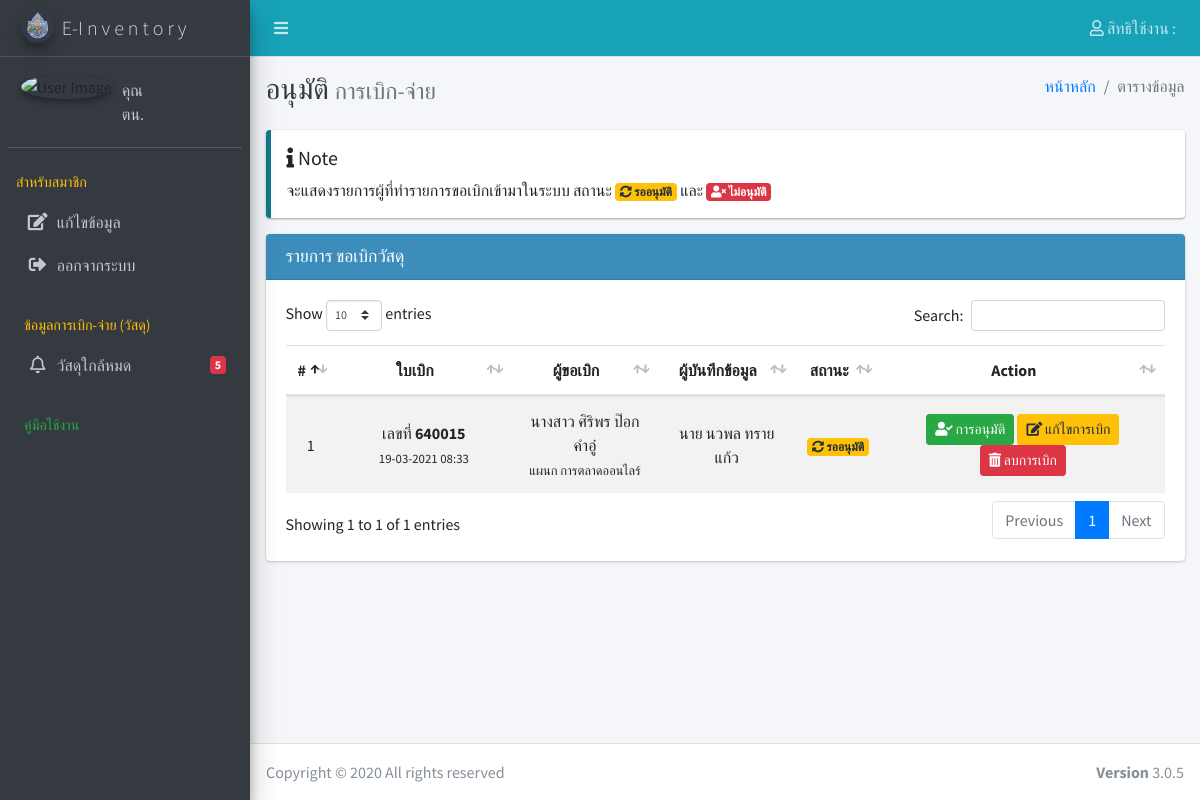
Screenshot of /index.php/material_approve with the database file from the repository.
### tables this page shows
CREATE TABLE `tbl_setting` (
  `set_id` int(5) NOT NULL,
  `set_name` varchar(30) NOT NULL,
  `set_title` varchar(50) NOT NULL,
  `set_title_logo` varchar(100) NOT NULL,
  `set_navbar_color` varchar(10) NOT NULL,
  `set_sidebar_color` varchar(10) NOT NULL,
  `set_footer` varchar(100) NOT NULL
);

CREATE TABLE `tbl_material_req` (
  `mat_req_id` varchar(10) NOT NULL,
  `mem_req_id` int(5) NOT NULL COMMENT 'id ผู้เบิก',
  `mem_save_id` int(5) NOT NULL COMMENT 'id ผู้ทำรายการหรือผู้บันทึก',
  `mem_approve_id` int(5) NOT NULL COMMENT 'id ผู้อนุมัติ',
  `mat_req_statas` int(1) NOT NULL,
  `mat_req_remark` text NOT NULL,
  `mat_req_date` timestamp NOT NULL DEFAULT current_timestamp(),
  `mat_req_approve_date` varchar(50) NOT NULL COMMENT 'วันที่อนุมัติ'
);

CREATE TABLE `tbl_material_detail` (
  `mat_det_id` int(10) NOT NULL,
  `mat_req_id` int(10) NOT NULL COMMENT 'รหัสตารางขอเบิก',
  `mat_reg_id` int(10) NOT NULL COMMENT 'รหัสตารางทะเบียนวัสดุ',
  `qty` int(3) NOT NULL COMMENT 'จำนวนวัสดุ'
);

CREATE TABLE `tbl_member` (
  `mem_id` int(5) NOT NULL,
  `lev_id` int(5) NOT NULL COMMENT 'ID ref สิทธิ์ใช้งาน',
  `member_gov` varchar(100) NOT NULL COMMENT 'ชื่อหน่วยงาน',
  `member_dep` varchar(50) NOT NULL COMMENT 'แผนก',
  `member_position` varchar(50) NOT NULL COMMENT 'ตำแหน่ง',
  `mem_code` int(10) NOT NULL COMMENT 'รหัสพนักงาน',
  `mem_sex` varchar(10) NOT NULL,
  `mem_fname` varchar(50) NOT NULL,
  `mem_lname` varchar(50) NOT NULL,
  `mem_username` varchar(10) NOT NULL,
  `mem_password` varchar(100) NOT NULL,
  `mem_tel` varchar(11) NOT NULL,
  `mem_email` varchar(50) NOT NULL,
  `mem_img` varchar(50) NOT NULL,
  `mem_date_save` timestamp NOT NULL DEFAULT current_timestamp() ON UPDATE current_timestamp()
);

### application/controllers/Material_approve.php (called while the page is built, shortened)
<?php
class Material_approve extends CI_Controller {
	public function __construct()
	{
		$this->load->model('material_model');
		$this->load->library('Pdf');
	}
	public function index()
	{
		$data['Query']=$this->material_model->list_material_reqApp();
		$this->load->view('template/header',$_SESSION);
		$this->load->view('material_approve/index',$data);
		$this->load->view('template/footer');
	}
}

### index.php (called while the page is built, shortened)
<?php
require_once BASEPATH.'core/CodeIgniter.php';

### application/models/Material_model.php (called while the page is built, shortened)
<?php
class Material_model extends CI_Model
{
   public function list_material_reqApp()
    {
                $this->db->select('a.*,b.*,e.mat_code,e.mat_name,d.mem_sex,d.mem_code,d.member_dep,d.mem_fname,d.mem_lname,dd.mem_sex as sex1,dd.mem_code as code1,dd.mem_fname as fname1,dd.mem_lname as lname1,g.lev_name as posi,d.member_gov');
                $this->db->from('tbl_material_req as a');
                $this->db->join('tbl_material_detail as b','a.mat_req_id=b.mat_req_id','left');
                $this->db->join('tbl_material_reg as c','b.mat_reg_id=b.mat_reg_id','left');
                $this->db->join('tbl_member as d','a.mem_req_id=d.mem_id','left');
                $this->db->join('tbl_member as dd','a.mem_save_id=dd.mem_id','left');
                $this->db->join('tbl_material as e','c.mat_id=c.mat_id','left');
                $this->db->join('tbl_level as g','d.lev_id=g.lev_id','left');
                $this->db->where_in('a.mat_req_statas',array('1','3'));
                $this->db->group_by('a.mat_req_id');
                $this->db->order_by('a.mat_req_id','ASC');
                 $Query=$this->db->get();
                return $Query->result();
    }
}
?>

### application/views/material_approve/index.php (the view, shortened to what this page needs)
<div class="content-wrapper">
  <div class="content-header">
    <div class="container-fluid">
      <div class="row mb-2">
        <div class="col-sm-6">
          <h1 class="m-0 text-dark">อนุมัติ <small class="text-muted">การเบิก-จ่าย</small></h1>
        </div>
         <div class="col-sm-6">
          <ol class="breadcrumb float-sm-right">
            <li class="breadcrumb-item"><a href="#">หน้าหลัก</a></li>
            <li class="breadcrumb-item active">ตารางข้อมูล</li>
          </ol>
        </div>
      </div>
    </div>
  </div>
  <section class="content">
    <div class="container-fluid">
       <div class="row">
          <div class="col-md-12">
            <div class="callout callout-info">
                <h5><i class="fas fa-info"></i> Note</h5>
                <p>จะแสดงรายการผู้ที่ทำรายการขอเบิกเข้ามาในระบบ สถานะ <span class="badge badge-warning"><i class="nav-icon fas fa-sync-alt"></i> รออนุมัติ</span> และ <span class="badge badge-danger"><i class="nav-icon fas fa-user-times"></i> ไม่อนุมัติ</span></p>
              </div>
            <div class="card card-lightblue">
              <div class="card-header">
                <h3 class="card-title">รายการ ขอเบิกวัสดุ</h3>
              </div>
              <div class="card-body">
                <table id="example1" class="table table-hover table-striped projects">
                  <thead>
                  <tr class="text-center info">
                    <th style="width: 1%">#</th>
                    <th style="width: 20%">ใบเบิก</th>
                    <th>ผู้ขอเบิก</th>
                    <th>ผู้บันทึกข้อมูล</th>
                    <th>สถานะ</th>
                    <th>Action</th>
                  </tr>
                  </thead>
                  <tbody>
                    <?php
                    $i=0;
                   foreach ($Query as $rs)
                    {
                            $i++;
                    $newDate = date("d-m-Y H:i", strtotime($rs->mat_req_date));
                                          if ($rs->mat_req_statas == 1) {
                        $status='<span class="badge badge-warning"><i class="nav-icon fas fa-sync-alt"></i> รออนุมัติ</span>';
                    }else if($rs->mat_req_statas==2){
                         $status='<span class="badge badge-success"><i class="nav-icon fas fa-user-check"></i> อนุมัติแล้ว</span>';
                    }else{
                         $status='<span class="badge badge-danger"><i class="nav-icon fas fa-user-times"></i> ไม่อนุมัติ</span>';
                    }
                      ?>
                    <tr class="text-center">
                     <td><?php echo $i;?></td>
                    <td>
                      <a>
                       เลขที่ <b><?php echo $rs->mat_req_id;?></b>
                        </a>
                        <br/>
                        <small>
                            <?php echo $newDate;?>
                        </small>
                      </td>
                    <td>
                      <a>
                       <?php echo $rs->mem_sex.' '.$rs->mem_fname.' '.$rs->mem_lname;?>
                        </a>
                        <br/>
                        <small>
                            แผนก <?php echo $rs->member_dep;?>
                        </small>
                      </td>
                    <td><?php echo $rs->sex1.' '.$rs->fname1.' '.$rs->lname1;?></td>
                     <td><?php echo $status;?></td>
                    <td>
                 <?php  if ($rs->mat_req_statas == 1) { ?>
                   <a class="btn btn-sm btn-success" href="<?php  echo site_url('material_approve/approve_data/').$rs->mat_req_id;?>"><i class="nav-icon fas fa-user-check"></i> การอนุมัติ</a>
                      <a class="btn btn-sm btn-warning" href="<?php  echo site_url('material_approve/edit_data/').$rs->mat_req_id;?>"><i class="nav-icon fas fa-edit"></i> แก้ไขการเบิก</a>
                    <button type="button" class="btn btn-danger btn-sm" data-toggle="modal" data-target="#ModalDel<?php echo $rs->mat_req_id;?>">
                      <i class="nav-icon fas fa-trash-alt"></i> ลบการเบิก
                     </button>
                   <?php  }else if($rs->mat_req_statas==2){ ?>
               <a href="<?php  echo site_url('material_approve/approve_show/').$rs->mat_req_id;?>"  type="button" class="btn btn-success btn-sm">
                <i class="fas fa-print"></i> พิมพ์เอกสาร</a>
                  <?php   } ?>
                    </td>
                  </tr>
                <?php }  ?>
                  </tbody>
                </table>
              </div>
            </div>
          </div>
        </div>
    </div>
  </section>
</div>

### application/views/template/header.php (shortened to what this page needs)
<?php
$Qsetting= $this->db->query("SELECT * from tbl_setting WHERE set_id = '1' ");
foreach ($Qsetting->result_array() as $rs){
$set_name = $rs['set_name'];
$set_title_logo = $rs['set_title_logo'];
$set_navbar_color = $rs['set_navbar_color'];
$set_sidebar_color = $rs['set_sidebar_color'];
}
$Qalert_Req1= $this->db->query("SELECT COUNT(mat_reg_id) as Num_outstock from tbl_material_reg WHERE mat_reg_qty_stock <= mat_reg_qty_limit");
foreach ($Qalert_Req1->result_array() as $rs){
$Num_outstock = $rs['Num_outstock'];
}
if(!function_exists('active_link')) {
    function activate_menu($controller)
    {
        $CI = get_instance();
        $class = $CI->router->fetch_class();
        $is_active = FALSE;
        return ($is_active) ? "active" : "";
    }
}
?><!DOCTYPE html>
<html lang="en">
<head>
  <?php echo link_tag('bootstrap/plugins/fontawesome-free/css/all.min.css');?>
  <?php echo link_tag('bootstrap/plugins/icheck-bootstrap/icheck-bootstrap.min.css');?>
  <link rel="stylesheet" href="https://code.ionicframework.com/ionicons/2.0.1/css/ionicons.min.css">
  <?php echo link_tag('bootstrap/dist/css/adminlte.min.css');?>
  <?php echo link_tag('bootstrap/plugins/overlayScrollbars/css/OverlayScrollbars.min.css');?>
  <?php echo link_tag('bootstrap/plugins/daterangepicker/daterangepicker.css');?>
  <?php echo link_tag('bootstrap/plugins/tempusdominus-bootstrap-4/css/tempusdominus-bootstrap-4.min.css');?>
  <?php echo link_tag('bootstrap/plugins/datatables-bs4/css/dataTables.bootstrap4.min.css');?>
  <?php echo link_tag('bootstrap/plugins/datatables-responsive/css/responsive.bootstrap4.min.css');?>
  <?php echo link_tag('bootstrap/plugins/select2/css/select2.min.css');?>
  <?php echo link_tag('bootstrap/plugins/select2-bootstrap4-theme/select2-bootstrap4.min.css');?>
  <?php echo link_tag('bootstrap/plugins/pace-progress/themes/black/pace-theme-flat-top.css');?>
  <?php echo link_tag('bootstrap/plugins/jsgrid/jsgrid.min.css');?>
  <?php echo link_tag('bootstrap/plugins/jsgrid/jsgrid-theme.min.css');?>
</head>
<body class="hold-transition sidebar-mini layout-fixed pace-maroon">
<div class="wrapper">
  <nav class="main-header navbar navbar-expand navbar-<?php echo $set_navbar_color;?> navbar-dark">
    <ul class="navbar-nav">
      <li class="nav-item">
        <a class="nav-link" data-widget="pushmenu" href="#" role="button"><i class="fas fa-bars"></i></a>
      </li>
    </ul>
    <ul class="navbar-nav ml-auto">
      <li class="nav-item dropdown">
        <a class="nav-link" data-toggle="dropdown" href="#">
          <i class="far fa-user"></i> สิทธิใช้งาน : <?php echo $lev_name;?>
        </a>
      </li>
    </ul>
  </nav>
  <aside class="main-sidebar sidebar-dark-<?php echo $set_sidebar_color;?> elevation-4">
    <a href="<?php echo site_url('home');?>" class="brand-link">
      <img src="<?php echo base_url('img/logo');?>/<?php echo $set_title_logo;?>" alt="" class="brand-image img-circle elevation-3"
           style="opacity: .8">
      <span class="brand-text font-weight-light"><?php echo $set_name;?></span>
    </a>
    <div class="sidebar">
      <div class="user-panel mt-3 pb-3 mb-3 d-flex">
        <div class="image">
          <img src="<?php echo base_url('img/user');?>/<?php echo $mem_img;?>" class="img-circle elevation-2" alt="User Image">
        </div>
        <div class="info">
          <a href="#" class="d-block">คุณ <?php echo $mem_fname;?> <?php echo $mem_lname;?></a>
          <a href="#" class="d-block">ตน. <?php echo $member_position;?></a>
        </div>
      </div>
      <nav class="mt-2">
        <ul class="nav nav-pills nav-sidebar flex-column" data-widget="treeview" role="menu" data-accordion="false">
          <li class="nav-header text-warning">สำหรับสมาชิก</li>
          <li class="nav-item">
            <a href="<?php echo site_url('profile/edit_profile');?>" class="nav-link <?=activate_menu('profile');?>">
              <i class="nav-icon fas fa-edit"></i>
              <p>
                แก้ไขข้อมูล
              </p>
            </a>
          </li>
          <li class="nav-item">
            <a href="<?php echo site_url('login/logout');?>" onclick="return confirm('ยืนยัน');" class="nav-link">
              <i class="nav-icon fas fa-sign-out-alt"></i>
              <p>
                ออกจากระบบ
              </p>
            </a>
          </li>
          <li class="nav-header text-warning">ข้อมูลการเบิก-จ่าย (วัสดุ)</li>
              <li class="nav-item">
                <a href="<?php echo site_url('out_stock');?>" class="nav-link <?=activate_menu('out_stock');?>">
                  <i class="far fa-bell nav-icon"></i>
                  <p>วัสดุใกล้หมด</p>
                  <span class="badge badge-danger right"><?php echo $Num_outstock;?></span>
                </a>
              </li>
          <li class="nav-header text-green">คู่มือใช้งาน</li>
        </ul>
      </nav>
    </div>
  </aside>

### rows the page displays
tbl_setting: set_title_logo (picture), set_name "E-I n v e n t o r y"
tbl_material_req: tbl_material_detail.mat_req_id "640015", mat_req_date "19-03-2021 08:33", tbl_member.mem_sex "นางสาว", tbl_member.mem_fname "ศิริพร", tbl_member.mem_lname "ป๊อกคำอู๋", tbl_member.member_dep "การตลาดออนไลร์", tbl_member.mem_sex "นาย", tbl_member.mem_fname "นวพล", tbl_member.mem_lname "ทรายแก้ว", mat_req_statas 1 (drawn)

### other values shown
$Num_outstock "5"
